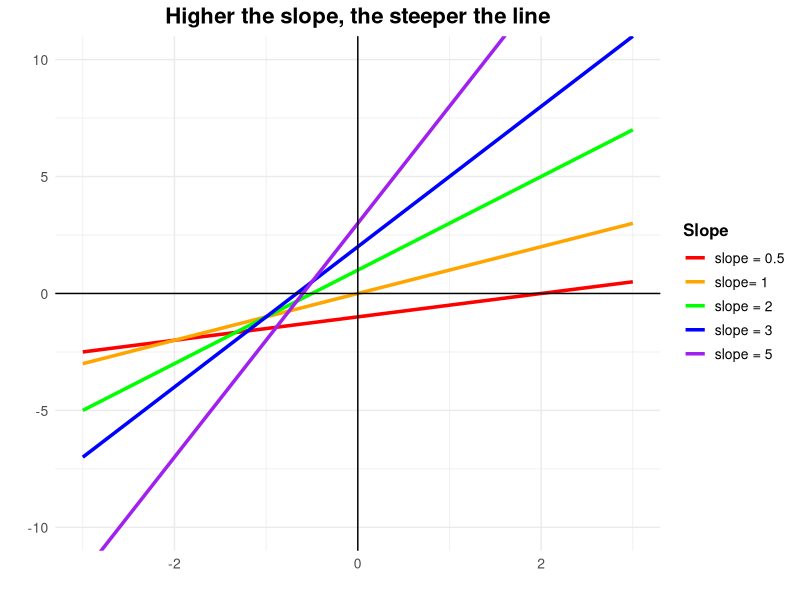
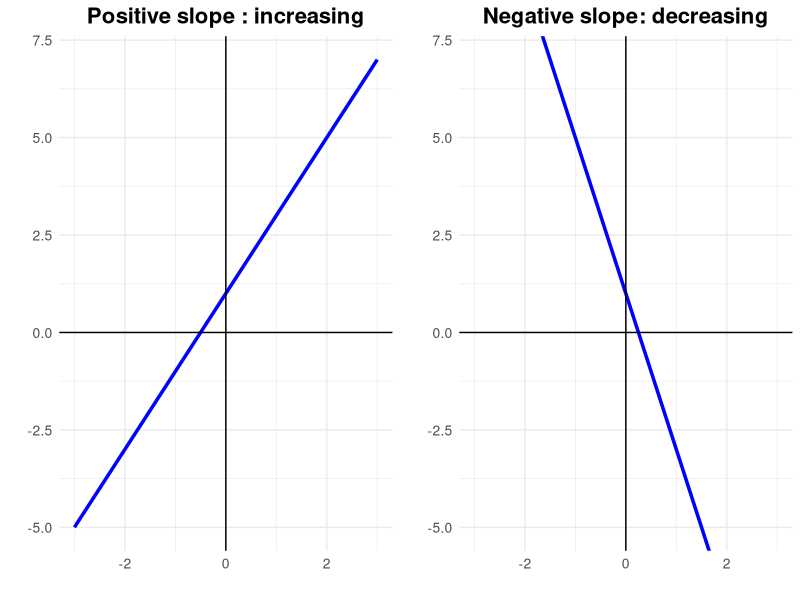
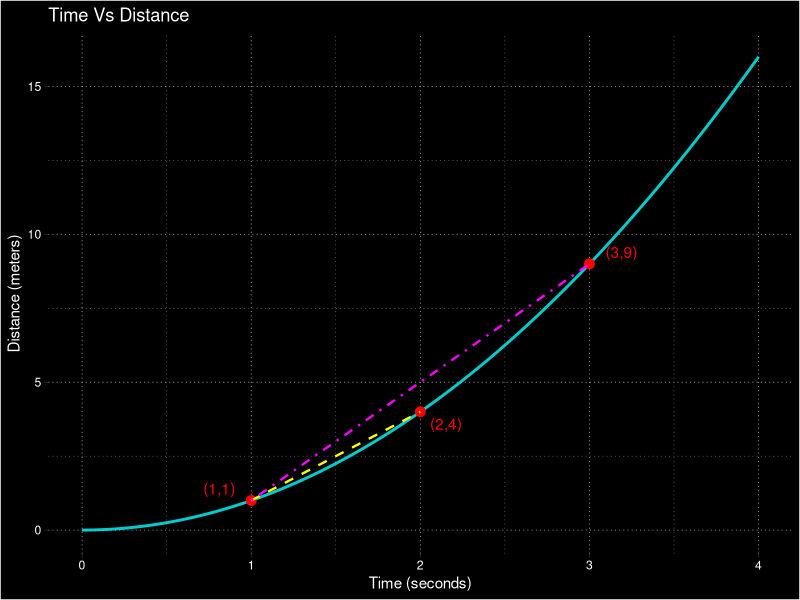

These charts were generated, in order, by the following R code:
## ---- chunk 1
# Load required library
library(ggplot2)

# Define x values
x <- seq(-3, 3, by = 0.1)

# Define different slopes and y-intercepts
slopes <- c(0.5, 1, 2, 3, 5)
intercepts <- c(-1, 0, 1, 2, 3)
colors <- c("red", "orange", "green", "blue", "purple")
line_labels <- c("slope = 0.5", "slope= 1", "slope = 2", "slope = 3", "slope = 5")

# Create data frame for all lines
data_all <- data.frame()
for(i in 1:length(slopes)) {
  y <- slopes[i] * x + intercepts[i]
  temp_data <- data.frame(
    x = x, 
    y = y, 
    slope = as.factor(slopes[i]),
    color = colors[i],
    label = line_labels[i]
  )
  data_all <- rbind(data_all, temp_data)
}

# Create the plot
ggplot(data_all, aes(x = x, y = y, color = slope)) +
  geom_line(size = 1.2) +
  scale_color_manual(values = colors, labels = line_labels) +
  labs(
    title = "Higher the slope, the steeper the line",
    x = "",
    y = "",
    color = "Slope"
  ) +
  geom_hline(yintercept = 0, color = "black", size = 0.5) +
  geom_vline(xintercept = 0, color = "black", size = 0.5) +
  theme_minimal() +
  theme(
    plot.title = element_text(hjust = 0.5, size = 16, face = "bold"),
    legend.position = "right",
    legend.title = element_text(size = 12, face = "bold"),
    legend.text = element_text(size = 10),
    axis.text = element_text(size = 10)
  ) +
  coord_cartesian(xlim = c(-3, 3), ylim = c(-10, 10))
## ---- chunk 2
# Load required libraries
library(ggplot2)
library(gridExtra)

# Define x values
x <- seq(-3, 3, by = 0.1)

# Create data for increasing line (positive slope)
y_increasing <- 2 * x + 1
data_increasing <- data.frame(x = x, y = y_increasing)

# Create data for decreasing line (negative slope)
y_decreasing <- -4 * x + 1
data_decreasing <- data.frame(x = x, y = y_decreasing)

# Create the increasing plot
plot1 <- ggplot(data_increasing, aes(x = x, y = y)) +
  geom_line(color = "blue", size = 1.2) +
  labs(
    title = "Positive slope : increasing",
    x = "",
    y = ""
  ) +
  geom_hline(yintercept = 0, color = "black", size = 0.5) +
  geom_vline(xintercept = 0, color = "black", size = 0.5) +
  theme_minimal() +
  theme(
    plot.title = element_text(hjust = 0.5, size = 16, face = "bold"),
    axis.text = element_text(size = 10)
  ) +
  coord_cartesian(xlim = c(-3, 3), ylim = c(-5, 7))

# Create the decreasing plot
plot2 <- ggplot(data_decreasing, aes(x = x, y = y)) +
  geom_line(color = "blue", size = 1.2) +
  labs(
    title = "Negative slope: decreasing",
    x = "",
    y = ""
  ) +
  geom_hline(yintercept = 0, color = "black", size = 0.5) +
  geom_vline(xintercept = 0, color = "black", size = 0.5) +
  theme_minimal() +
  theme(
    plot.title = element_text(hjust = 0.5, size = 16, face = "bold"),
    axis.text = element_text(size = 10)
  ) +
  coord_cartesian(xlim = c(-3, 3), ylim = c(-5, 7))

# Arrange the plots side by side
grid.arrange(plot1, plot2, ncol = 2)
## ---- chunk 3

# Load required library
library(ggplot2)

# Define the data
t_vals <- seq(0, 4, length.out = 100)
f_vals <- t_vals^2  # Quadratic function for distance vs time
points_t <- c(1, 2, 3)
points_f <- c(1, 4, 9)

# Create data frames for plotting
curve_data <- data.frame(time = t_vals, distance = f_vals)
points_data <- data.frame(time = points_t, distance = points_f)

# Create the plot
p <- ggplot() +
  # Plot the function curve
  geom_line(data = curve_data, aes(x = time, y = distance), 
            color = "cyan", size = 1, alpha = 0.8) +
  
  # Plot the points
  geom_point(data = points_data, aes(x = time, y = distance), 
             color = "red", size = 3) +
  
  # Draw straight line from (1,1) to (2,4)
  geom_segment(aes(x = 1, y = 1, xend = 2, yend = 4), 
               color = "yellow", linetype = "dashed", size = 0.8) +
  
  # Draw straight line from (1,1) to (3,9)
  geom_segment(aes(x = 1, y = 1, xend = 3, yend = 9), 
               color = "magenta", linetype = "dotdash", size = 0.8) +
  
  # Add annotations for points
  annotate("text", x = 1, y = 1, label = "(1,1)", 
           color = "red", hjust = 1.5, vjust = -0.5) +
  annotate("text", x = 2, y = 4, label = "(2,4)", 
           color = "red", hjust = -0.3, vjust = 1.5) +
  annotate("text", x = 3, y = 9, label = "(3,9)", 
           color = "red", hjust = -0.5, vjust = -0.5) +
  
  # Customize the plot appearance
  labs(x = "Time (seconds)", 
       y = "Distance (meters)", 
       title = "Time Vs Distance") +
  
  # Apply dark theme
  theme_dark() +
  theme(
    plot.background = element_rect(fill = "black"),
    panel.background = element_rect(fill = "black"),
    text = element_text(color = "white"),
    axis.text = element_text(color = "white"),
    axis.title = element_text(color = "white"),
    plot.title = element_text(color = "white"),
    panel.grid.major = element_line(color = "gray", linetype = "dotted"),
    panel.grid.minor = element_line(color = "gray", linetype = "dotted")
  ) +
  
  # Set axis limits to match the original
  xlim(0, 4) +
  ylim(0, 16)

# Display the plot
print(p)

